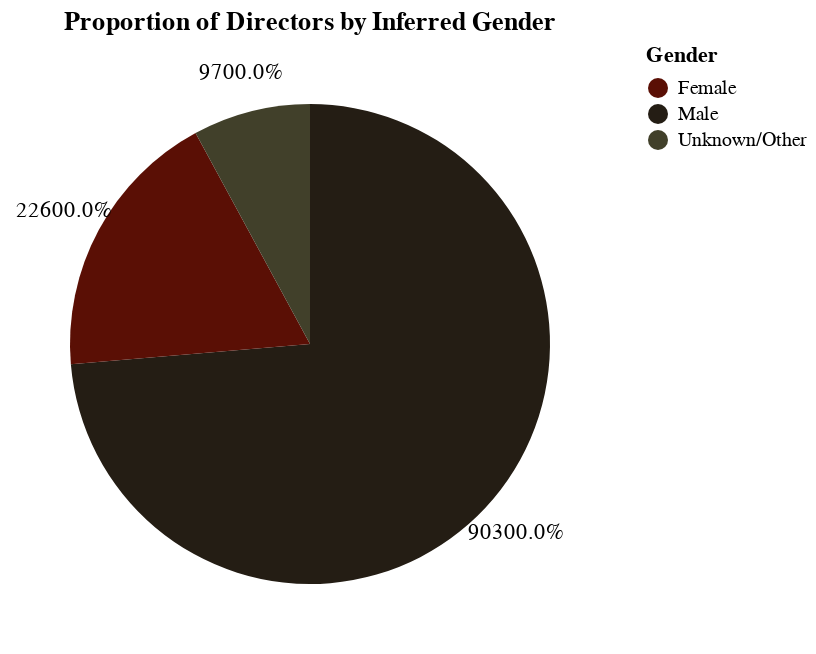

Source (notebook cell):
### Markdown cell above
**Reasoning**:
I need to convert the aggregated gender counts into a pandas DataFrame, then use Altair to create a pie chart as specified, including custom colors, labels, percentages, and a title.

### Code cell
import altair as alt
import pandas as pd

# Convert the aggregated_genders dictionary to a DataFrame
gender_df = pd.DataFrame(aggregated_genders.items(), columns=['Gender', 'Count'])

# Define the custom color scheme
color_scheme = ['#5A0F05', '#241D14', '#41402A']

# Create the base chart
base = alt.Chart(gender_df).encode(
    theta=alt.Theta("Count", stack=True)
)

# Create the pie chart (arcs)
pie = base.mark_arc(outerRadius=120).encode(
    color=alt.Color("Gender", scale=alt.Scale(range=color_scheme)),
    order=alt.Order("Count", sort="descending"),
    tooltip=["Gender", alt.Tooltip("Count", format=",.0f"), alt.Tooltip("Count", format=".1%", title="Percentage")]
)

# Create the text labels for the percentages
text = base.mark_text(radius=140).encode(
    text=alt.Text("Count", format=".1%"),
    order=alt.Order("Count", sort="descending"),
    color=alt.value("black") # Set text color to black for better contrast
)

# Combine the pie chart and the text labels
chart = (pie + text).properties(
    title='Proportion of Directors by Inferred Gender'
)

chart

### Figure 1 — Vega-Lite specification as saved in the notebook (floating-point values rounded to 4 significant figures)
{"config": {"view": {"continuousWidth": 300, "continuousHeight": 300}}, "layer": [{"mark": {"type": "arc", "outerRadius": 120}, "encoding": {"color": {"field": "Gender", "scale": {"range": ["#5A0F05", "#241D14", "#41402A"]}, "type": "nominal"}, "order": {"field": "Count", "sort": "descending", "type": "quantitative"}, "theta": {"field": "Count", "stack": true, "type": "quantitative"}, "tooltip": [{"field": "Gender", "type": "nominal"}, {"field": "Count", "format": ",.0f", "type": "quantitative"}, {"field": "Count", "format": ".1%", "title": "Percentage", "type": "quantitative"}]}}, {"mark": {"type": "text", "radius": 140}, "encoding": {"color": {"value": "black"}, "order": {"field": "Count", "sort": "descending", "type": "quantitative"}, "text": {"field": "Count", "format": ".1%", "type": "quantitative"}, "theta": {"field": "Count", "stack": true, "type": "quantitative"}}}], "data": {"name": "data-d770008c51edf98a2589e5ead5319e89"}, "title": "Proportion of Directors by Inferred Gender", "$schema": "https://vega.github.io/schema/vega-lite/v5.20.1.json", "datasets": {"data-d770008c51edf98a2589e5ead5319e89": [{"Gender": "Male", "Count": 903}, {"Gender": "Female", "Count": 226}, {"Gender": "Unknown/Other", "Count": 97}]}}
